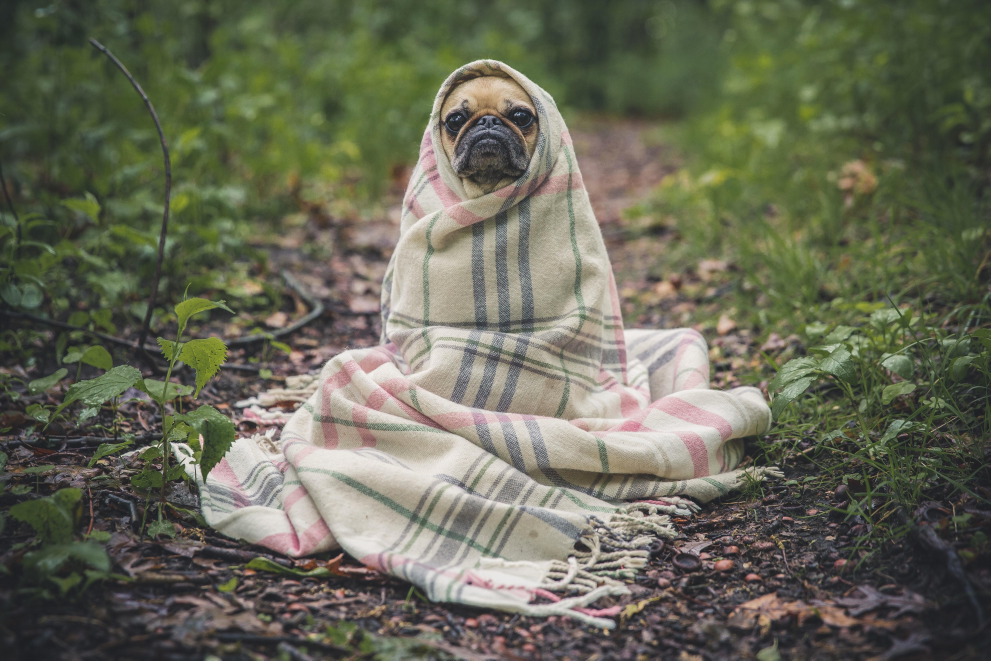
#> input picture Data/Input/Dog.jpg, 4951 x 3301 px (shown at 1/5 size)
$ python opencv_crop.py -i ../../Data/Input/Dog.jpg
#> lines starting #> are read from the running program, lines starting #| are printed output that depends on the picture
# Usage
# python opencv_crop.py -i ../../Data/Input/Dog.jpg

# Load the libraries
import cv2
import argparse

# Add arguments from command line
ap = argparse.ArgumentParser()
ap.add_argument("-i", "--input", type=str, required=True, help="Input image")
ap.add_argument("-o", "--output", type=str, required=False,
                help="Output image folder path")
args = vars(ap.parse_args())

# Load the image
image = cv2.imread(args["input"])
#> image is the input picture: shape (3301, 4951, 3); mean B, G, R 87.6, 105.3, 103.8
cv2.imshow("Original", image)

(h, w) = image.shape[:2]
#> h = 3301; w = 4951

# Fetch dog face from the image
face = image[350:900, 2200:2700]
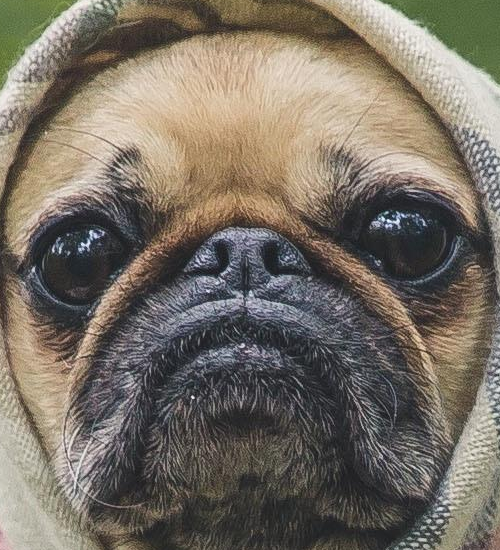
#> face: shape (550, 500, 3); mean B, G, R 99.9, 110.7, 118.6
cv2.imshow("Cropped Face", face)

# Fetch other part from the image
other = image[900:, 2700:]
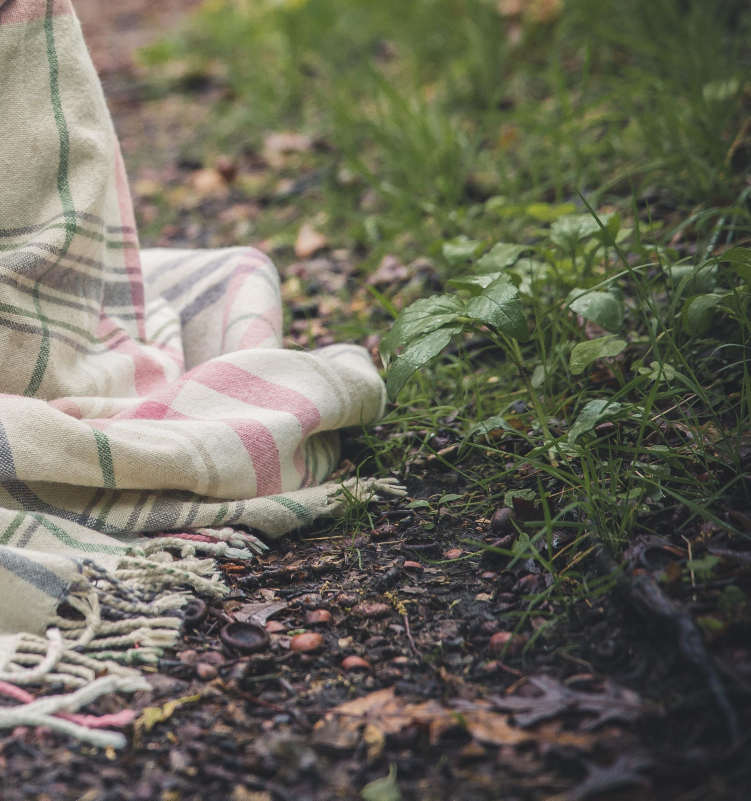
#> other: shape (2401, 2251, 3) (shown at 1/3 size); mean B, G, R 90.7, 105.2, 106.7
cv2.imshow("Cropped Other", other)

cv2.waitKey(0)
